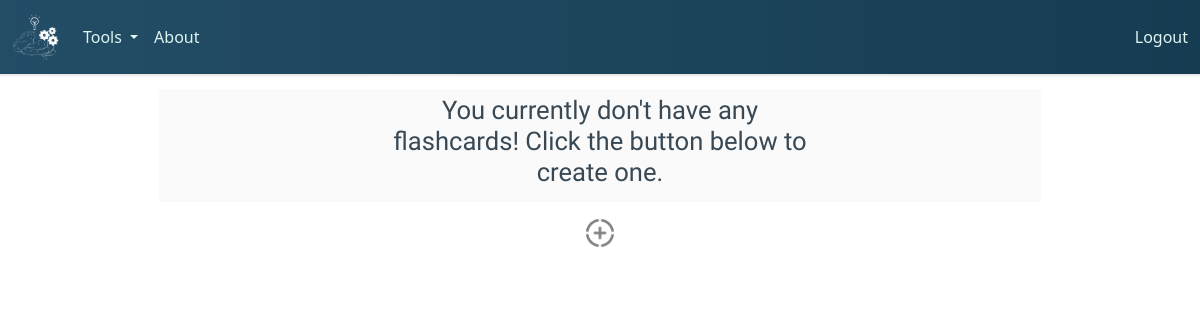
The app's page /flashcards (signed in), older data.
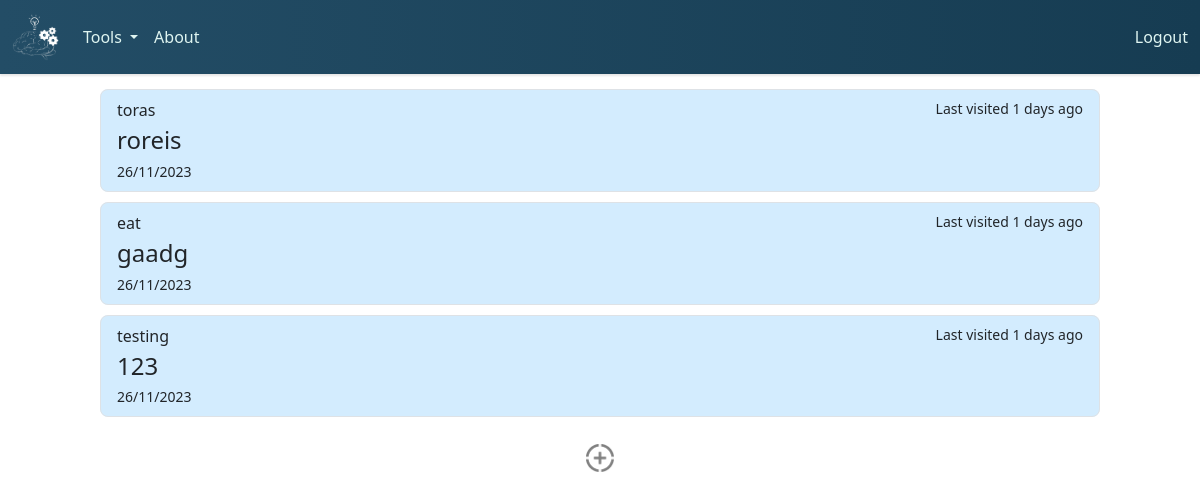
The same page, newer data.
### tables this page shows
CREATE TABLE flashcards (
    flashcard_id INTEGER PRIMARY KEY,
    user_id INTEGER,
    topic TEXT,
    question TEXT,
    answer TEXT,
    timestamp DATETIME DEFAULT CURRENT_TIMESTAMP,
    FOREIGN KEY (user_id) REFERENCES users(user_id)
);

### app/app.py (the view)
@app.route("/flashcards", methods=["GET", "POST"])
@login_required
def flashcards():
    user_id = session.get("user_id")
    user_flashcards = get_flashcards(user_id)
    for flashcard in user_flashcards:
        flashcard["time_ago"] = get_date_difference(flashcard["timestamp"])
    return render_template("flashcards.html", flashcards=user_flashcards)

### app/app.py (called while the page is built)
@app.after_request
def after_request(response):
    response.headers["Cache-Control"] = "no-cache, no-store, must-revalidate"
    response.headers["Expires"] = 0
    response.headers["Pragma"] = "no-cache"
    return response

### app/helpers.py (called while the page is built)
def login_required(f):
    @wraps(f)
    def decorated_function(*args, **kwargs):
        if session.get("user_id") is None:
            return redirect("/login")
        return f(*args, **kwargs)
    return decorated_function

def get_db():
    db = getattr(g, "_database", None)
    if db is None:
        db = g._database = sqlite3.connect("../db/learning.db")
    return db

def get_flashcards(user_id):
    user_flashcards = []
    with get_db() as db:
        cursor = db.cursor()
        cursor.execute("SELECT flashcard_id, topic, question, answer, timestamp FROM flashcards WHERE user_id = ?",
                   (user_id,))
        rows = cursor.fetchall()
        for row in rows:
            timestamp_str = row[4]
            timestamp = datetime.strptime(timestamp_str, "%Y-%m-%d %H:%M:%S")
            flashcards_dict = {
                "flashcard_id": row[0],
                "topic": row[1],
                "question": row[2],
                "answer" : row[3],
                "timestamp": timestamp.strftime("%d/%m/%Y")
            }
            user_flashcards.append(flashcards_dict)
    return user_flashcards

def get_date_difference(date):
    date_object = datetime.strptime(date, "%d/%m/%Y")
    current_date = datetime.now()
    date_difference = current_date - date_object
    days_difference = date_difference.days
    return days_difference

### app/templates/flashcards.html (shortened to what this page needs)
{% extends "layout.html" %}
{% block main %}
    <link rel="stylesheet" href="../static/css/flashcards.css">
    <div id="flashcards" class="buttons-container">
        {% if flashcards %}
            {% for flashcard in flashcards %}
                <ul class="list-group buttons">
                    <a href="#" class="list-group-item list-group-item-action flex-column align-items-start buttons">
                        <div class="d-flex w-100 justify-content-between">
                            <p class="mb-1">{{ flashcard["topic"] }}</p>
                            <small>Last visited {{ flashcard["time_ago"] }} days ago</small>
                        </div>
                        <h4 class="mb-1">{{ flashcard["question"] }}</h4>
                        <small>{{ flashcard["timestamp"] }}</small>
                    </a>
                </ul>
            {% endfor %}
        {% else %}
            <div id="no-flashcards-div">
                <h1 id="no-flashcards-message">You currently don't have any flashcards! Click the button below to create one.</h1>
            </div>
        {% endif %}
        <div id="add-button-div" class="container-fluid">
            <button id="create-flashcard-button">
                <img id="add-icon" src="../static/images/add-icon.png" alt="Image">
            </button>
        </div>
    </div>
{% endblock %}

### app/templates/layout.html (shortened to what this page needs)
<!DOCTYPE html>
<html lang="en">
<head>
    <link rel="stylesheet" href="../static/js/node_modules/bootstrap/dist/css/bootstrap.min.css">
    <link rel="stylesheet" href="../static/css/layout.css">
</head>
<body>
    <nav class="navbar navbar-expand-lg bg-navy">
        <div class="container-fluid">
            <a class="navbar-elements navbar-brand" href="/" >
                <img src="../static/images/logo-inverse.png" id="navbar-logo">
            </a>
        <div class="collapse navbar-collapse" id="navbarSupportedContent">
            <ul class="navbar-nav me-auto mb-2 mb-lg-0">
                <li class="nav-item dropdown">
                    <a class="navbar-elements nav-link dropdown-toggle" href="#" role="button" data-bs-toggle="dropdown" aria-expanded="false">
                    Tools
                    </a>
                </li>
                <li class="nav-item">
                    <a class="nav-link navbar-elements" aria-current="page" href="/about">About</a>
                </li>
            </ul>
        <a class="nav-link navbar-elements" aria-current="page" href="/logout">Logout</a>
        </div>
    </nav>
    <main>
        {% block main %}{% endblock %}
    </main>
</body>
</html>

### app/static/css/layout.css (style rules this page uses)
.navbar-elements, .dropdown-item { color: #dff5f1; }
.bg-navy { background: linear-gradient(90deg, #234d66, #163c52); box-shadow: 0 2px 2px rgba(0, 0, 0, 0.1); }
#navbar-logo { max-height: 6vh; }

### app/static/css/flashcards.css (style rules this page uses)
.buttons { background-color: #b5ddfb5d; width: 125vh; border-radius: 8px; }
.buttons-container { display: flex; flex-direction: column; align-items: center; justify-content: center; margin: 10px; padding: 5px; }
.buttons-container ul { margin-bottom: 10px; }
#add-button-div { margin-top: 2vh; display: flex; justify-content: center; }
#create-flashcard-button { border: none; background-color: rgba(0, 0, 0, 0); }
#add-icon { max-width: 3.5vh; }

Row changes from the older to the newer data that the page shows:
added flashcards: topic "toras", time_ago "1", question "roreis", timestamp "26/11/2023"
added flashcards: topic "eat", time_ago "1", question "gaadg", timestamp "26/11/2023"
added flashcards: topic "testing", time_ago "1", question "123", timestamp "26/11/2023"
Text that changed along with them:
text no longer shown: "You currently don't have any flashcards! Click the button below to create one."
